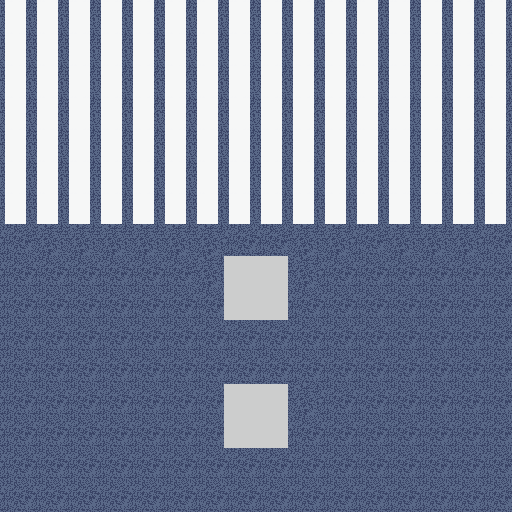

A 2D game scene composited from a Tiled map and its tileset images. What follows is a short description and the map's XML, with every tile layer's data as written:
An orthogonal 16x16 tile map with 32x32 px tiles, 2 tile layers (terrain, main), 1 hidden layer not drawn and 1 object (pedestrian_crossing).

<map version="1.10" tiledversion="1.11.0" orientation="orthogonal" renderorder="right-down" width="16" height="16" tilewidth="32" tileheight="32" infinite="0" nextlayerid="9" nextobjectid="4">
 <tileset firstgid="1" source="tileset2.tsx" />
 <layer id="7" name="terrain" width="16" height="16">
  <data encoding="csv">
65,65,65,65,65,65,65,65,65,65,65,65,65,65,65,65,
65,65,65,65,65,65,65,65,65,65,65,65,65,65,65,65,
65,65,65,65,65,65,65,65,65,65,65,65,65,65,65,65,
65,65,65,65,65,65,65,65,65,65,65,65,65,65,65,65,
65,65,65,65,65,65,65,65,65,65,65,65,65,65,65,65,
65,65,65,65,65,65,65,65,65,65,65,65,65,65,65,65,
65,65,65,65,65,65,65,65,65,65,65,65,65,65,65,65,
536870974,62,62,62,62,62,62,536870974,536870974,62,62,536870974,62,62,62,536870974,
536870974,536870974,536870974,536870974,536870974,536870974,62,536870975,536870975,62,536870974,536870974,536870974,536870974,536870974,536870974,
536870974,536870974,536870974,536870974,536870974,536870974,536870974,536870975,536870975,536870974,536870974,536870974,536870974,536870974,536870974,536870974,
536870974,536870974,536870974,536870974,536870974,536870974,536870974,536870974,536870974,536870974,536870974,536870974,536870974,536870974,536870974,536870974,
536870974,536870974,536870974,536870974,536870974,536870974,536870974,536870974,536870974,536870974,536870974,536870974,536870974,536870974,536870974,536870974,
536870974,536870974,536870974,536870974,536870974,536870974,536870974,536870975,536870975,62,536870974,536870974,536870974,536870974,536870974,536870974,
536870974,536870974,536870974,536870974,536870974,536870974,536870974,536870975,536870975,536870974,536870974,536870974,536870974,536870974,536870974,536870974,
536870974,536870974,536870974,536870974,536870974,536870974,536870974,536870974,536870974,536870974,536870974,536870974,536870974,536870974,536870974,536870974,
536870974,536870974,536870974,536870974,536870974,536870974,536870974,536870974,536870974,536870974,536870974,536870974,536870974,536870974,536870974,536870974
</data>
 </layer>
 <layer id="1" name="main" width="16" height="16">
  <data encoding="csv">
0,0,0,0,0,0,0,0,0,0,0,0,0,0,0,0,
0,0,0,0,0,0,0,0,0,0,0,0,0,0,0,0,
0,0,0,0,0,0,0,0,0,0,0,0,0,0,0,0,
0,0,0,0,0,0,0,0,0,0,0,0,0,0,0,0,
0,0,0,0,0,0,0,0,0,0,0,0,0,0,0,0,
0,0,0,0,0,0,0,0,0,0,0,0,0,0,0,0,
0,0,0,0,0,0,0,0,0,0,0,0,0,0,0,0,
0,0,0,0,0,0,0,0,0,0,0,0,0,0,0,0,
0,0,0,0,0,0,0,0,0,0,0,0,0,0,0,0,
0,0,0,0,0,0,0,0,0,0,0,0,0,0,0,0,
0,0,0,0,0,0,0,0,0,0,0,0,0,0,0,0,
0,0,0,0,0,0,0,0,0,0,0,0,0,0,0,0,
0,0,0,0,0,0,0,0,0,0,0,0,0,0,0,0,
0,0,0,0,0,0,0,0,0,0,0,0,0,0,0,0,
0,0,0,0,0,0,0,0,0,0,0,0,0,0,0,0,
0,0,0,0,0,0,0,0,0,0,0,0,0,0,0,0
</data>
 </layer>
 <layer id="5" name="animated" width="16" height="16" visible="0" locked="1">
  <data encoding="csv">
0,0,0,0,0,0,0,0,0,0,0,0,0,0,0,0,
0,0,0,0,0,0,0,0,0,0,0,0,0,0,0,0,
0,0,0,0,0,0,0,0,0,0,0,0,0,0,0,0,
0,0,0,0,0,0,0,0,0,0,0,0,0,0,0,0,
0,0,0,0,0,0,0,0,0,0,0,0,0,0,0,0,
0,0,0,0,0,0,0,0,0,0,0,0,0,0,0,0,
0,0,0,0,0,0,0,0,0,0,0,0,0,0,0,0,
0,0,0,0,0,0,0,0,0,0,0,0,0,0,0,0,
0,0,0,0,0,0,0,0,0,0,0,0,0,0,0,0,
0,0,0,0,0,0,0,0,0,0,0,0,0,0,0,0,
0,0,0,0,0,0,0,0,0,0,0,0,0,0,0,0,
0,0,0,0,0,0,0,0,0,0,0,0,0,0,0,0,
0,0,0,0,0,0,0,0,0,0,0,0,0,0,0,0,
0,0,0,0,0,0,0,0,0,0,0,0,0,0,0,0,
0,0,0,0,0,0,0,0,0,0,0,0,0,0,0,0,
0,0,0,0,0,0,0,0,0,0,0,0,0,0,0,0
</data>
 </layer>
 <objectgroup id="8" name="objects">
  <object id="1" name="sidewalk" type="pedestrian_crossing" x="12.5754" y="10.7789" width="487.448" height="203.602">
   <properties>
    <property name="direction" value="horizontal" />
   </properties>
  </object>
 </objectgroup>
</map>
